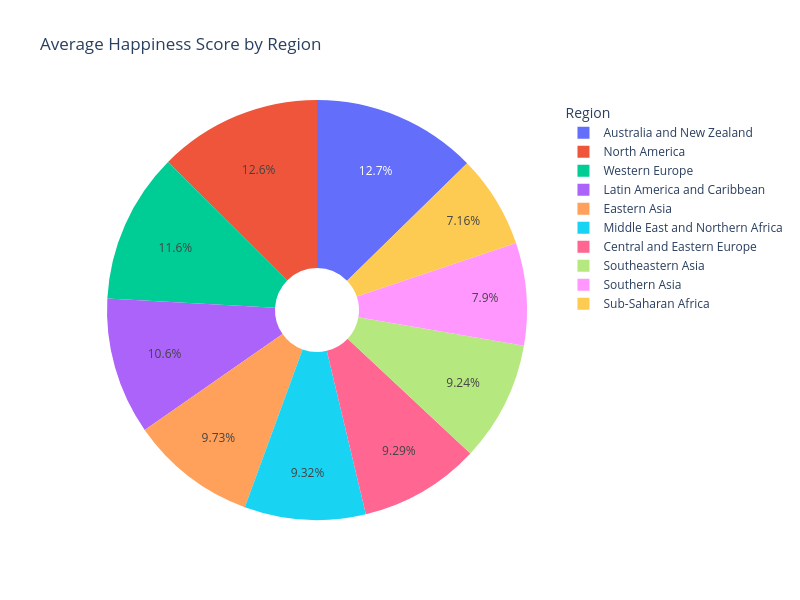

Notebook code for this chart:
### Code cell
import plotly.express as px

# Calculate the average Happiness Score for each region
regional_happiness = (
    df.groupby("Region", as_index=False)["Happiness Score"]
      .mean()
      .rename(columns={"Happiness Score": "Average Happiness Score"})
)

print (regional_happiness)

# Create the pie chart
fig4 = px.pie(
    regional_happiness,
    values="Average Happiness Score",
    names="Region",
    title="Average Happiness Score by Region",
    hole=0.2
)

fig4.update_layout(
    width=800,
    height=600,
    legend_title_text="Region"
)

# Display the chart
fig4.show()

### Figure 1 — Plotly figure (JSON) as saved in the notebook; plotly's stock layout.template omitted (floating-point values rounded to 4 significant figures)
{"data": [{"domain": {"x": [0, 1], "y": [0, 1]}, "hole": 0.2, "hovertemplate": "Region=%{label}<br>Average Happiness Score=%{value}<extra></extra>", "labels": ["Australia and New Zealand", "Central and Eastern Europe", "Eastern Asia", "Latin America and Caribbean", "Middle East and Northern Africa", "North America", "Southeastern Asia", "Southern Asia", "Sub-Saharan Africa", "Western Europe"], "legendgroup": "", "name": "", "showlegend": true, "type": "pie", "values": [7.323, 5.371, 5.624, 6.102, 5.386, 7.254, 5.339, 4.563, 4.136, 6.686]}], "layout": {"height": 600, "legend": {"title": {"text": "Region"}, "tracegroupgap": 0}, "title": {"text": "Average Happiness Score by Region"}, "width": 800}}
